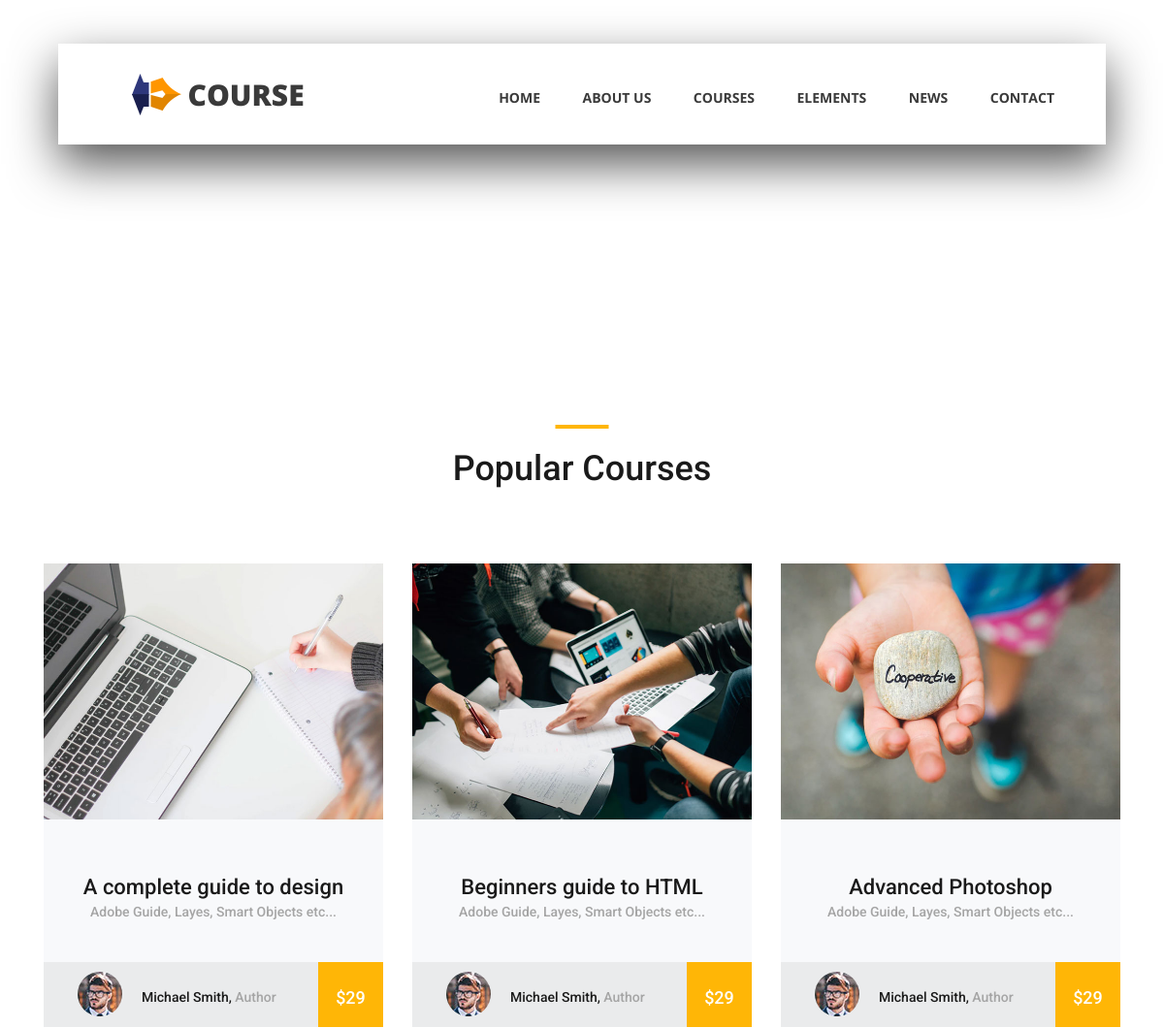
Before: / (upper part) with the older database file.
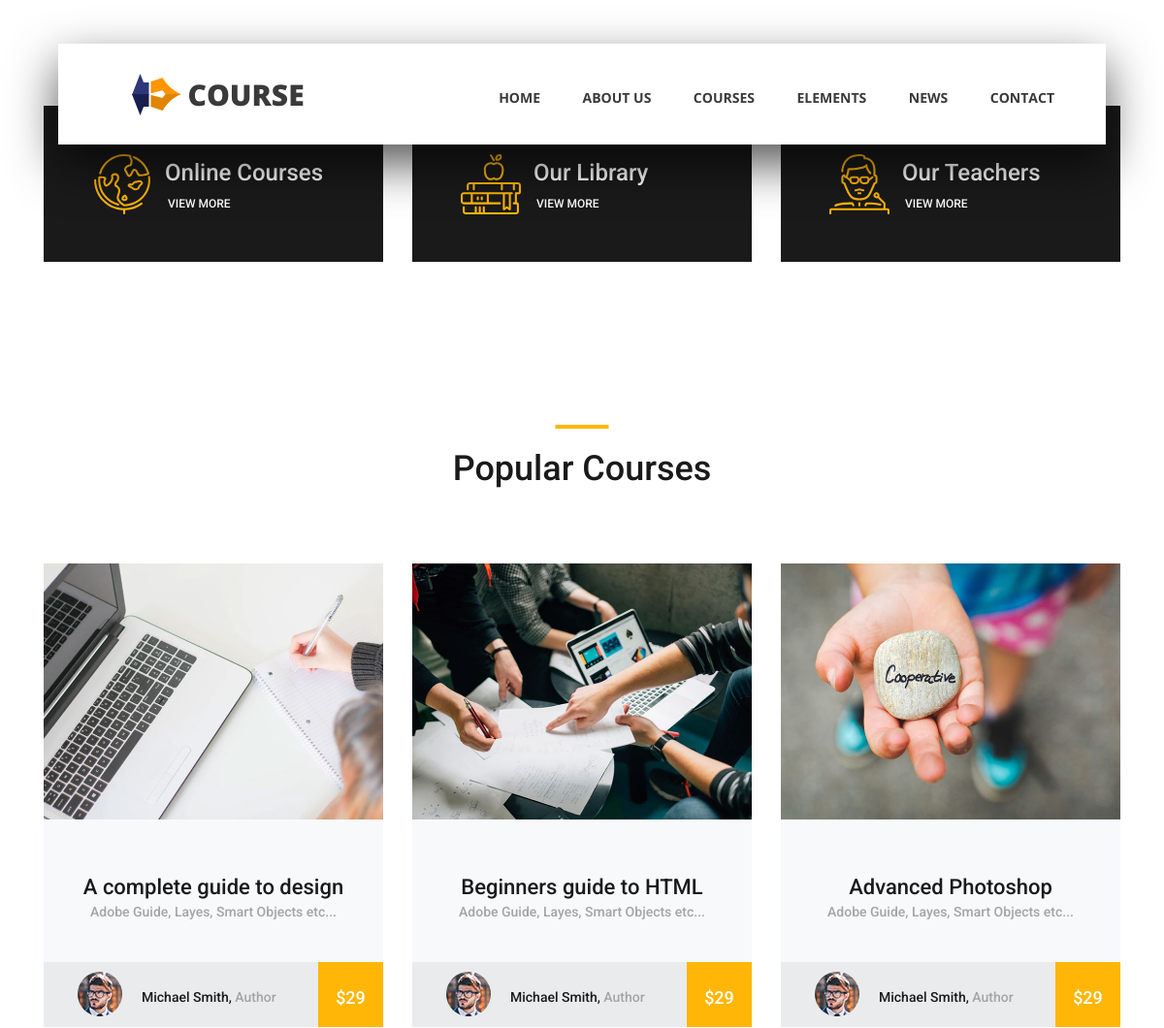
After: the same page with the newer database file.
### snob/models.py (models this page shows, shortened)
class CategoryModel(models.Model):
    category_title = models.CharField(max_length=32)
    category_icon = models.FileField(upload_to='snob_images')
    created_at = models.DateTimeField(auto_now_add=True)
    class Meta:
        verbose_name = 'category'
        verbose_name_plural = 'categories'

### snob/views.py (the view)
# urls.py: path('', home_page),
def home_page(request):
    categories = CategoryModel.objects.all()
    context = {'categories': categories}
    return render(request, template_name='index.html', context=context)

### templates/index.html (shortened to what this page needs)
{% load static %}
<!DOCTYPE html>
<html lang="en">
<head>
<link rel="stylesheet" type="text/css" href="{% static 'bootstrap.min.css' %}">
<link href="{% static 'fontawesome-all.css' %}" rel="stylesheet" type="text/css">
<link rel="stylesheet" type="text/css" href="{% static 'owl.carousel.css' %}">
<link rel="stylesheet" type="text/css" href="{% static 'owl.theme.default.css' %}">
<link rel="stylesheet" type="text/css" href="{% static 'animate.css' %}">
<link rel="stylesheet" type="text/css" href="{% static 'main_styles.css' %}">
<link rel="stylesheet" type="text/css" href="{% static 'responsive.css' %}">
</head>
<body>
<div class="super_container">
	<header class="header d-flex flex-row">
		<div class="header_content d-flex flex-row align-items-center">
			<div class="logo_container">
				<div class="logo">
					<img src="{% static 'logo.png' %}" alt="">
					<span>course</span>
				</div>
			</div>
			<nav class="main_nav_container">
				<div class="main_nav">
					<ul class="main_nav_list">
						<li class="main_nav_item"><a href="#">home</a></li>
						<li class="main_nav_item"><a href="#">about us</a></li>
						<li class="main_nav_item"><a href="courses.html">courses</a></li>
						<li class="main_nav_item"><a href="elements.html">elements</a></li>
						<li class="main_nav_item"><a href="news.html">news</a></li>
						<li class="main_nav_item"><a href="contact.html">contact</a></li>
					</ul>
				</div>
			</nav>
		</div>
	</header>
	<br>
	<div class="hero_boxes" style="margin-top: 25%">
		<div class="hero_boxes_inner">
			<div class="container">
				<div class="row">
				{% for i in categories %}
					<div class="col-lg-4 hero_box_col">
						<div class="hero_box d-flex flex-row align-items-center justify-content-start">
							<div class="hero_box_content">
								<h2 class="hero_box_title">{{ i.category_title }}</h2>
								<a href="teachers.html" class="hero_box_link">view more</a>
							</div>
						</div>
					</div>
				{% endfor %}
				</div>
			</div>
		</div>
	</div>
	<div class="popular page_section">
		<div class="container">
			<div class="row">
				<div class="col">
					<div class="section_title text-center">
						<h1>Popular Courses</h1>
					</div>
				</div>
			</div>
			<div class="row course_boxes">
				<div class="col-lg-4 course_box">
					<div class="card">
						<img class="card-img-top" src="{% static 'course_1.jpg' %}" alt="https://unsplash.com/@kellybrito">
						<div class="card-body text-center">
							<div class="card-title"><a href="courses.html">A complete guide to design</a></div>
							<div class="card-text">Adobe Guide, Layes, Smart Objects etc...</div>
						</div>
						<div class="price_box d-flex flex-row align-items-center">
							<div class="course_author_image">
								<img src="{% static 'author.jpg' %}" alt="https://unsplash.com/@mehdizadeh">
							</div>
							<div class="course_author_name">Michael Smith, <span>Author</span></div>
							<div class="course_price d-flex flex-column align-items-center justify-content-center"><span>$29</span></div>
						</div>
					</div>
				</div>
				<div class="col-lg-4 course_box">
					<div class="card">
						<img class="card-img-top" src="{% static 'course_2.jpg' %}" alt="https://unsplash.com/@cikstefan">
						<div class="card-body text-center">
							<div class="card-title"><a href="courses.html">Beginners guide to HTML</a></div>
							<div class="card-text">Adobe Guide, Layes, Smart Objects etc...</div>
						</div>
						<div class="price_box d-flex flex-row align-items-center">
							<div class="course_author_image">
								<img src="{% static 'author.jpg' %}" alt="https://unsplash.com/@mehdizadeh">
							</div>
							<div class="course_author_name">Michael Smith, <span>Author</span></div>
							<div class="course_price d-flex flex-column align-items-center justify-content-center"><span>$29</span></div>
						</div>
					</div>
				</div>
				<div class="col-lg-4 course_box">
					<div class="card">
						<img class="card-img-top" src="{% static 'course_3.jpg' %}" alt="https://unsplash.com/@dsmacinnes">
						<div class="card-body text-center">
							<div class="card-title"><a href="courses.html">Advanced Photoshop</a></div>
							<div class="card-text">Adobe Guide, Layes, Smart Objects etc...</div>
						</div>
						<div class="price_box d-flex flex-row align-items-center">
							<div class="course_author_image">
								<img src="{% static 'author.jpg' %}" alt="https://unsplash.com/@mehdizadeh">
							</div>
							<div class="course_author_name">Michael Smith, <span>Author</span></div>
							<div class="course_price d-flex flex-column align-items-center justify-content-center"><span>$29</span></div>
						</div>
					</div>
				</div>
			</div>
		</div>
	</div>
</div>
</body>
</html>

### static/main_styles.css (style rules this page uses)
* { margin: 0; padding: 0; -webkit-font-smoothing: antialiased; -webkit-text-shadow: rgba(0,0,0,.01) 0 0 1px; text-shadow: rgba(0,0,0,.01) 0 0 1px; }
body { font-family: 'Roboto', sans-serif; font-size: 14px; font-weight: 400; background: #FFFFFF; color: #a5a5a5; }
div { display: block; position: relative; -webkit-box-sizing: border-box; -moz-box-sizing: border-box; box-sizing: border-box; }
ul { list-style: none; margin-bottom: 0px; }
a, a:hover, a:visited, a:active, a:link { text-decoration: none; -webkit-font-smoothing: antialiased; -webkit-text-shadow: rgba(0,0,0,.01) 0 0 1px; text-shadow: rgba(0,0,0,.01) 0 0 1px; }
h1 { font-size: 36px; }
h2 { font-size: 22px; }
h1, h2, h3, h4, h5, h6 { font-family: 'Roboto', sans-serif; -webkit-font-smoothing: antialiased; -webkit-text-shadow: rgba(0,0,0,.01) 0 0 1px; text-shadow: rgba(0,0,0,.01) 0 0 1px; }
.super_container { width: 100%; overflow: hidden; }
.header { position: fixed; top: 45px; left: 50%; -webkit-transform: translateX(-50%); -moz-transform: translateX(-50%); -ms-transform: translateX(-50%); -o-transform: translateX(-50%); transform: translateX(-50%); width: 1318px; height: 104px; background: #FFFFFF; z-index: 10; -webkit-transition: all 200ms ease; -moz-transition: all 200ms ease; -ms-transition: all 200ms ease; -o-transition: all 200ms ease; transition: all 200ms ease; }
.header_content { width: calc(100% - 279px); height: 100%; }
.header_content::before { display: block; position: absolute; top: 0; left: 0; width: 100%; height: 100%; content: ''; box-shadow: 0px 20px 49px rgba(0,0,0,0.67); z-index: -1; }
.logo_container { display: inline-block; padding-left: 76px; }
.logo span { font-family: 'Open Sans', sans-serif; font-size: 30px; font-weight: 900; color: #3a3a3a; vertical-align: middle; text-transform: uppercase; margin-left: 3px; }
.main_nav_container { display: inline-block; margin-left: auto; padding-right: 93px; }
.main_nav { margin-top: 7px; }
.main_nav_item { display: inline-block; margin-right: 40px; }
.main_nav_item:last-child { margin-right: 0px; }
.main_nav_item a { font-family: 'Open Sans', sans-serif; font-size: 14px; text-transform: uppercase; font-weight: 700; color: #3a3a3a; -webkit-transition: all 200ms ease; -moz-transition: all 200ms ease; -ms-transition: all 200ms ease; -o-transition: all 200ms ease; transition: all 200ms ease; }
.hero_boxes { width: 100%; height: 0px; z-index: 9; padding-top: 0px; }
.hero_boxes_inner { position: absolute; top: -212px; left: 0; width: 100%; }
.hero_box { width: 100%; height: 161px; background: #1a1a1a; padding-left: 50px; cursor: pointer; }
.hero_box_content { padding-left: 13px; padding-top: 11px; margin-top: -6px; }
.hero_box_title { font-size: 24px; font-weight: 500; color: #FFFFFF; margin-bottom: 7px; }
.hero_box_link { font-size: 12px; font-weight: 500; text-transform: uppercase; color: #FFFFFF; padding-left: 3px; }
.page_section { padding-top: 117px; padding-bottom: 117px; }
.section_title h1 { display: block; color: #1a1a1a; font-weight: 500; padding-top: 24px; }
.section_title h1::before { display: block; position: absolute; top: 0; left: 50%; -webkit-transform: translateX(-50%); -moz-transform: translateX(-50%); -ms-transform: translateX(-50%); -o-transform: translateX(-50%); transform: translateX(-50%); width: 55px; height: 4px; content: ''; background: #ffb606; }
.course_boxes { margin-top: 68px; }
.card { display: block; background: #f8f9fb; border: none; }
.card-img-top { border-top-left-radius: 0px; border-top-right-radius: 0px; }
.card-body { padding-top: 0px; padding-bottom: 0px; padding-left: 15px; padding-right: 15px; }
.card-title { margin-top: 55px; }
.card-title a { font-size: 22px; font-weight: 500; color: #1a1a1a; line-height: 1.2; }
.card-text { font-size: 14px; font-weight: 500; color: #a5a5a5; margin-top: -12px; }
.price_box { width: 100%; height: 67px; background: #eaebec; margin-top: 41px; padding-left: 35px; }
.course_author_image { width: 46px; height: 46px; border-radius: 50%; overflow: hidden; }
.course_author_name { font-size: 14px; font-weight: 500; color: #1a1a1a; padding-left: 20px; margin-top: 7px; }
.course_author_name span { color: #a5a5a5; }
.course_price { width: 67px; height: 67px; background: #ffb606; margin-left: auto; }
.course_price span { color: #FFFFFF; font-size: 18px; font-weight: 500; margin-top: 7px; }

Changed rows visible on the page:
added CategoryModel: category_title "Online Courses"
added CategoryModel: category_title "Our Library"
added CategoryModel: category_title "Our Teachers"
